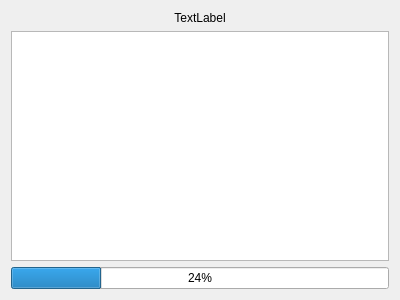
<?xml version="1.0" encoding="UTF-8"?>
<ui version="4.0">
 <class>outputWindow</class>
 <widget class="QWidget" name="outputWindow">
  <property name="geometry">
   <rect>
    <x>0</x>
    <y>0</y>
    <width>400</width>
    <height>300</height>
   </rect>
  </property>
  <property name="windowTitle">
   <string>Form</string>
  </property>
  <layout class="QVBoxLayout" name="verticalLayout">
   <item>
    <widget class="QLabel" name="l_wad">
     <property name="styleSheet">
      <string notr="true">qlabel
{
	color: red;
}</string>
     </property>
     <property name="text">
      <string>TextLabel</string>
     </property>
     <property name="alignment">
      <set>Qt::AlignCenter</set>
     </property>
    </widget>
   </item>
   <item>
    <widget class="QTextBrowser" name="txb_out"/>
   </item>
   <item>
    <widget class="QProgressBar" name="progressBar">
     <property name="value">
      <number>24</number>
     </property>
    </widget>
   </item>
  </layout>
 </widget>
 <resources/>
 <connections/>
</ui>
